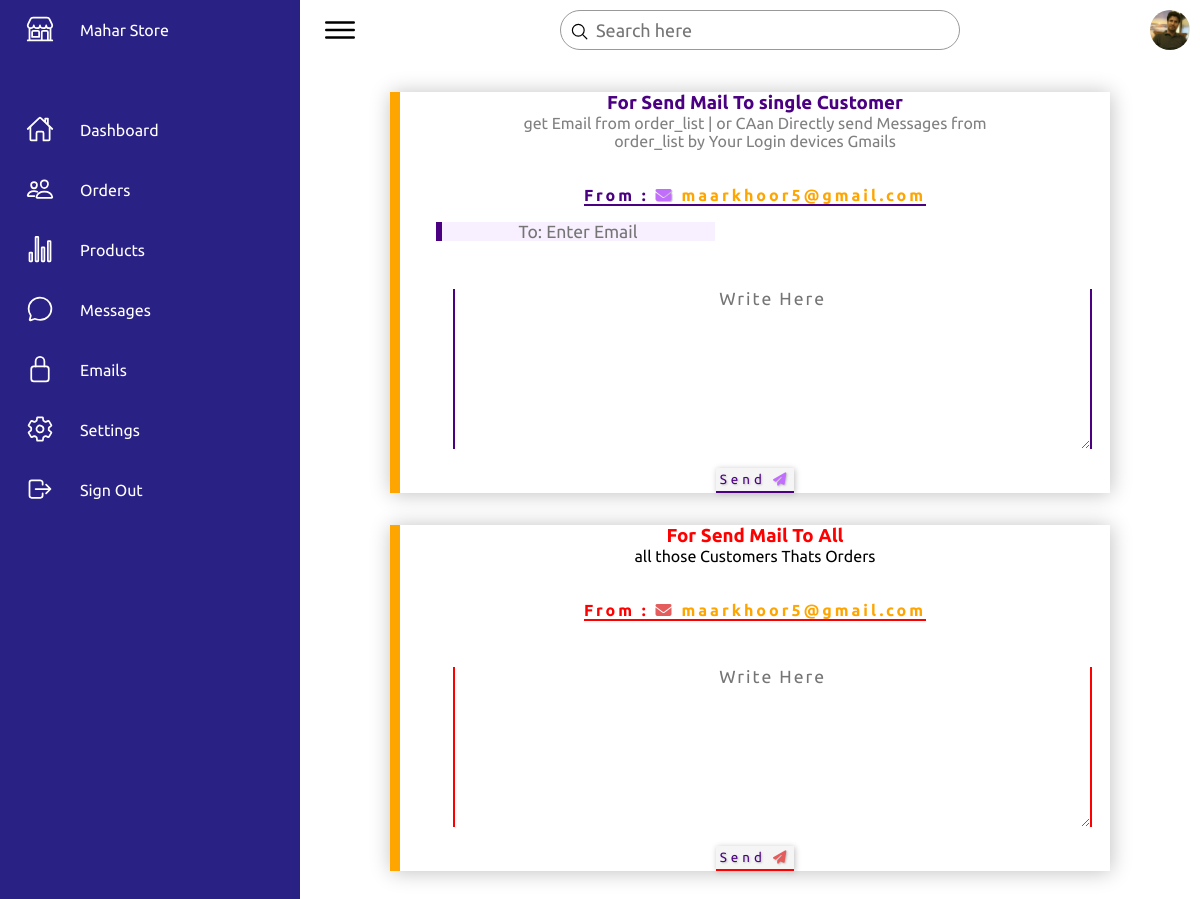
/admino/mails.php (signed in), run on the app's committed database.
### tables this page shows
CREATE TABLE `store_stngs` (
  `id` int(11) NOT NULL,
  `name` varchar(100) NOT NULL DEFAULT 'admin',
  `pass` varchar(50) NOT NULL DEFAULT '786',
  `profile` varchar(100) NOT NULL DEFAULT 'no',
  `bell` varchar(100) NOT NULL DEFAULT 'anounce soon',
  `ntitle` varchar(50) NOT NULL DEFAULT 'mahastore',
  `ndesc` varchar(250) NOT NULL DEFAULT 'soon',
  `vpay_page` varchar(20) NOT NULL DEFAULT 'bydirect',
  `email` varchar(100) NOT NULL DEFAULT 'maarkhoor5@gmail.com',
  `t_visitor` int(250) NOT NULL DEFAULT '0',
  `logo` varchar(150) NOT NULL DEFAULT '0',
  `headbgimg` varchar(200) NOT NULL DEFAULT '0',
  `baner1` varchar(150) NOT NULL DEFAULT '0',
  `shoesbg` varchar(200) NOT NULL DEFAULT '0',
  `voucherv0` int(2) NOT NULL DEFAULT '0',
  `acc_holder_name` varchar(30) NOT NULL DEFAULT 'Admin',
  `acc_number` varchar(50) NOT NULL DEFAULT '0'
);

### admino/mails.php (the view, shortened to what this page needs)
<?
include '../config.php';
$v_stngs = "SELECT * FROM `store_stngs` WHERE id = 1";
$v_stngsq =mysqli_query($db,$v_stngs);
$v_stngsf = mysqli_fetch_array($v_stngsq);
$profile = $v_stngsf['profile'];
$stngmail= $v_stngsf['email'];
?>
<!DOCTYPE html>
<html lang="en">
<head>
    <link rel="stylesheet" href="assets/css/style.css">
    <link rel="stylesheet" href="https://cdnjs.cloudflare.com/ajax/libs/font-awesome/6.1.2/css/all.min.css">
</head>
<body>
    <div class="container">
       <?
  if(!isset($_GET['siglemailid']))
  { include 'header.php'; ?>
        <div class="main">
            <div class="topbar">
                <div class="toggle">
                    <ion-icon name="menu-outline"></ion-icon>
                </div>
                <div class="search">
                    <label>
                        <input type="text" placeholder="Search here">
                        <ion-icon name="search-outline"></ion-icon>
                    </label>
                </div>
                <div class="user">
                    <img src="assets/imgs/<? echo $profile; ?>">
                </div>
            </div>
 <? } ?>
            <div style="width: 80%;border:none;border-left:10px solid orange;box-shadow:1px 1px 20px silver;margin-left:10%; margin-top:2rem;over-flow:hidden;">
                <center>
                  <h3 style="color:indigo;margin-top:20px;"> For Send Mail To single Customer </h3>
                  <p style="width:75%;color:gray;"> get Email from order_list | or CAan Directly send Messages from order_list by Your Login devices Gmails </p><br><br>
                      <b style="color: orange; letter-spacing:3px; border-bottom: 2px solid indigo;margin-top:20px;"> <b style="color:indigo;"> From : <i class="fa fa-envelope" style="color:rgb(194, 110, 253); text-shadow:1px 1px 1px silver;"> </i></b> <? echo $stngmail; ?> </b>
                      <br>
                      <br>
                </center>
 <input id="mailto" style="border:none;border-left:6px solid indigo; color:indigo;outline:none;font-size:1.1rem; margin-left:5%; text-align: center; background:rgba(239, 221, 252, 0.456); over-flow:hidden;" placeholder="To: Enter Email" value="<? if(isset($_GET['siglemailid'])){ echo $_GET['siglemailid']; } ?>">
                  <center>
                      <textarea class="sendbeloftblsinpt" id="msgmail" style="margin-top:3rem; text-align:center; width:90%; margin-left:5%; color:indigo;height:10rem;outline:none; border:none;border-left:2px solid indigo;border-right:2px solid indigo; font-size:1.1rem; letter-spacing: 2px;" placeholder="Write Here"></textarea> <br>
                          <button class="sendbeloftblsbtn sndmail1btn" style="color:indigo;background:whitesmoke;box-shadow:1px 1px 6px silver; letter-spacing:4px;text-shadow:1px 1px 2px silver;margin-top:1rem;border: none; border-bottom:2px solid indigo; padding:4px;">
                            Send  <i class="fa fa-paper-plane" style="color:rgb(194, 110, 253);"> </i>
                          </button>
                 </center>
              </div>
<div style="width: 80%;border:none;border-left:10px solid orange;box-shadow:1px 1px 20px silver;margin-left:10%; margin-top:2rem;">
  <center>
    <h3 style="color:red;margin-top:20px;"> For Send Mail To All </h3>
    <p> all those Customers Thats Orders </p><br><br>
        <b style="color: orange; letter-spacing:3px; border-bottom: 2px solid red;margin-top:20px;"> <b style="color:red;"> From : <i class="fa fa-envelope" style="color:rgb(228, 92, 92);"> </i></b> <? echo $stngmail; ?> </b>
        <textarea id="msgmailtoall" class="sendbeloftblsinpt" style="margin-top:3rem; text-align:center; width:90%; margin-left:5%; color:rgb(255, 123, 0);height:10rem;outline:none; border:none;border-left:2px solid red;border-right:2px solid red; font-size:1.1rem; letter-spacing: 2px;" placeholder="Write Here"></textarea> <br>
            <button class="sendbeloftblsbtn sndmailallbtn" style="color:indigo;background:whitesmoke;box-shadow:1px 1px 6px silver; letter-spacing:4px;text-shadow:1px 1px 2px silver;margin-top:1rem;border: none; border-bottom:2px solid red; padding:4px;">
              Send <i class="fa fa-paper-plane" style="color:rgb(228, 92, 92);"> </i>
            </button>
  </center>
</div>
<br>
<br>
<br>
<br>
</body>
</html>

### admino/header.php (shortened to what this page needs)
<?php
include '../config.php';
$v_stngs = "SELECT * FROM `store_stngs` WHERE id = 1";
$v_stngsq =mysqli_query($db,$v_stngs);
$v_stngsf = mysqli_fetch_array($v_stngsq);
$title = $v_stngsf['ntitle'];
?>
        <div class="navigation">
            <ul>
                <li>
                    <a href="home.php">
                        <span class="icon">
  <ion-icon name="storefront-outline"></ion-icon>
           </span>
   <span class="title"><? echo $title; ?></span>
                    </a>
                </li>
                <li>
                    <a href="home.php">
                        <span class="icon">
                            <ion-icon name="home-outline"></ion-icon>
                        </span>
                        <span class="title">Dashboard</span>
                    </a>
                </li>
                <li>
                    <a href="orderlists.php">
                        <span class="icon">
                            <ion-icon name="people-outline"></ion-icon>
                        </span>
                        <span class="title"> Orders </span>
                    </a>
                </li>
                <li>
                    <a href="items.php">
                        <span class="icon">
<ion-icon name="stats-chart-outline"></ion-icon>
                        </span>
               <span class="title"> Products</span>
                    </a>
                </li>
                <li>
                    <a href="msgs.php">
                        <span class="icon">
                            <ion-icon name="chatbubble-outline"></ion-icon>
                        </span>
                        <span class="title">Messages</span>
                    </a>
                </li>
                <li>
                    <a href="mails.php">
                        <span class="icon">
                            <ion-icon name="lock-closed-outline"></ion-icon>
                        </span>
                        <span class="title"> Emails </span>
                    </a>
                </li>
                <li>
                    <a href="settings.php">
                        <span class="icon">
                            <ion-icon name="settings-outline"></ion-icon>
                        </span>
                        <span class="title">Settings</span>
                    </a>
                </li>
                <li>
                    <a href="logout.php">
                        <span class="icon">
                            <ion-icon name="log-out-outline"></ion-icon>
                        </span>
                        <span class="title">Sign Out</span>
                    </a>
                </li>
            </ul>
        </div>

### admino/assets/css/style.css (style rules this page uses)
* { font-family: "Ubuntu", sans-serif; margin: 0; padding: 0; box-sizing: border-box; }
:root { --blue: #2a2185; --white: #fff; --gray: #f5f5f5; --black1: #222; --black2: #999; }
body { min-height: 100vh; overflow-x: hidden; }
.container { position: relative; width: 100%; }
.navigation { position: fixed; width: 300px; height: 100%; background: var(--blue); border-left: 10px solid var(--blue); transition: 0.5s; overflow: hidden; }
.navigation ul { position: absolute; top: 0; left: 0; width: 100%; }
.navigation ul li { position: relative; width: 100%; list-style: none; border-top-left-radius: 30px; border-bottom-left-radius: 30px; }
.navigation ul li:nth-child(1) { margin-bottom: 40px; pointer-events: none; }
.navigation ul li a { position: relative; display: block; width: 100%; display: flex; text-decoration: none; color: var(--white); }
.navigation ul li a .icon { position: relative; display: block; min-width: 60px; height: 60px; line-height: 75px; text-align: center; }
.navigation ul li a .icon ion-icon { font-size: 1.75rem; }
.navigation ul li a .title { position: relative; display: block; padding: 0 10px; height: 60px; line-height: 60px; text-align: start; white-space: nowrap; }
.main { position: absolute; width: calc(100% - 300px); left: 300px; min-height: 100vh; background: var(--white); transition: 0.5s; }
.topbar { width: 100%; height: 60px; display: flex; justify-content: space-between; align-items: center; padding: 0 10px; }
.toggle { position: relative; width: 60px; height: 60px; display: flex; justify-content: center; align-items: center; font-size: 2.5rem; cursor: pointer; }
.search { position: relative; width: 400px; margin: 0 10px; }
.search label { position: relative; width: 100%; }
.search label input { width: 100%; height: 40px; border-radius: 40px; padding: 5px 20px; padding-left: 35px; font-size: 18px; outline: none; border: 1px solid var(--black2); }
.search label ion-icon { position: absolute; top: 0; left: 10px; font-size: 1.2rem; }
.user { position: relative; width: 40px; height: 40px; border-radius: 50%; overflow: hidden; cursor: pointer; }
.user img { position: absolute; top: 0; left: 0; width: 100%; height: 100%; object-fit: cover; }

### data on the page
store_stngs: ntitle "Mahar Store", profile (picture), email "maarkhoor5@gmail.com"
